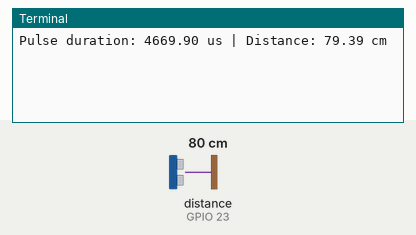
Recording of a program running on a simulated Raspberry Pi (BCM pin numbers). Parts: the last lines printed to the terminal. The inputs (shaded band) are chosen by the test bench; at power-on: distance to the obstacle (sensor on GPIO 23) 80 cm. The echo pulse lasts 58.3 µs per cm; the clock reads 2024-03-15 10:24:30 at power-on unless the program sets it.

Above: at 1.2 s.
1.3 s: distance to the obstacle (sensor on GPIO 23) set to 2 cm
At 1.3 s:
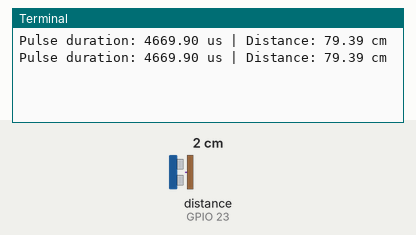
2.8 s: distance to the obstacle (sensor on GPIO 23) set to 4 cm
At 4.3 s:
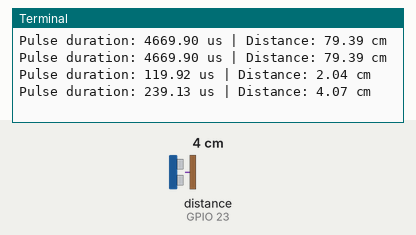
Timing chart, 0 to 5.8 s (numbered marks = the images above; inputs shaded):
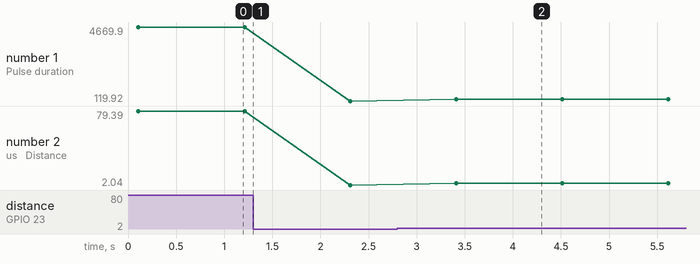

The program:

hc_sr04_class.py
```python
#!/usr/bin/env python3
# -*- coding: utf-8 -*-
"""
Filename: hc_sr04_class.py
Author: Manuel Caballero
Date: 22/December/2025
Version: 22/December/2025 The ORIGIN
Description:
    This script demonstrates how to wrap the python code for the HC-SR04 ultrasonic sensor.

    Follow me!:
	- GitHub:  https://github.com/AqueronteBlog
    - YouTube: https://www.youtube.com/user/AqueronteBlog
    - X:       https://x.com/aqueronteblog

License: MIT License
Contact: aqueronteblog@gmail.com
Dependencies: RPi.GPIO, time
"""
#!/usr/bin/env python3
import RPi.GPIO as GPIO
import time

# PIN Configuration (BCM pins)
TRIG = 24
ECHO = 23


class hc_sr04:
    def __init__(self, trig_pin = 24, echo_pin = 23):
        """Initialize the ultrasonic sensor with the specified TRIG and ECHO pins."""
        self.trig_pin   =   trig_pin
        self.echo_pin   =   echo_pin

        # Setup GPIO
        GPIO.cleanup()              # Reset GPIO
        GPIO.setmode(GPIO.BCM)      # Use Broadcom pin numbering
        GPIO.setup(TRIG, GPIO.OUT)  # TRIG pin as output pin
        GPIO.setup(ECHO, GPIO.IN)   # ECHO pin as input pin
        GPIO.output(TRIG, GPIO.LOW) # HC-SR04 protocol reset

    def measure_distance(self):
        """Trigger the ultrasonic sensor and measure distance."""
        # New measurement
        GPIO.output(self.trig_pin, GPIO.LOW)     # HC-SR04 protocol reset
        time.sleep(0.1)
        GPIO.output(self.trig_pin, GPIO.HIGH)    # HC-SR04. TRIG
        time.sleep(0.00001)
        GPIO.output(self.trig_pin, GPIO.LOW)

        # ECHO
        while GPIO.input(self.echo_pin) == GPIO.LOW:
            pulse_start = time.time()   # Record the time when the pulse starts

        while GPIO.input(self.echo_pin) == GPIO.HIGH:
            pulse_end = time.time()     # Record the time when the pulse ends

        # Calculate distance in cm
        pulse_duration = (pulse_end - pulse_start)*1000000.0    # from s to us
        distance = pulse_duration*(17.0/1000.0)                 # Speed of sound = 340 m/s, Range = Echo(us)*velocity/2
                                                                # Range(cm) = Echo(us)*(0.034/2)cm/us = Echo(us)*0.017cm/us = Echo(us)*(17/1000)cm/us

        return  pulse_duration, distance

    def cleanup (self):
        """Cleanup the GPIO pins when done."""
        GPIO.cleanup()


# main
def main():
   # Init the HC-SR04
   sensor = hc_sr04 (trig_pin = TRIG, echo_pin = ECHO)

   try:
    while True:
        pulse_duration, distance = sensor.measure_distance()
        print(f"Pulse duration: {pulse_duration:.2f} us | Distance: {distance:.2f} cm")
        time.sleep(1)           # Wait for 1 second bfore the next measurement
   except KeyboardInterrupt:
        print("Measurement stopped by user")
        sensor.cleanup()              # Reset GPIO

if __name__ == "__main__":
    main()
```

Measured:
- after the input at 2.8 s, the terminal: prints a new line after 0.61 s (image 2)
- plotted number 1: 4669.9 → 119.92 after the input at 1.3 s, 119.92 → 238.9 after the input at 2.8 s
- plotted number 2: 79.39 → 2.04 after the input at 1.3 s, 2.04 → 4.06 after the input at 2.8 s
